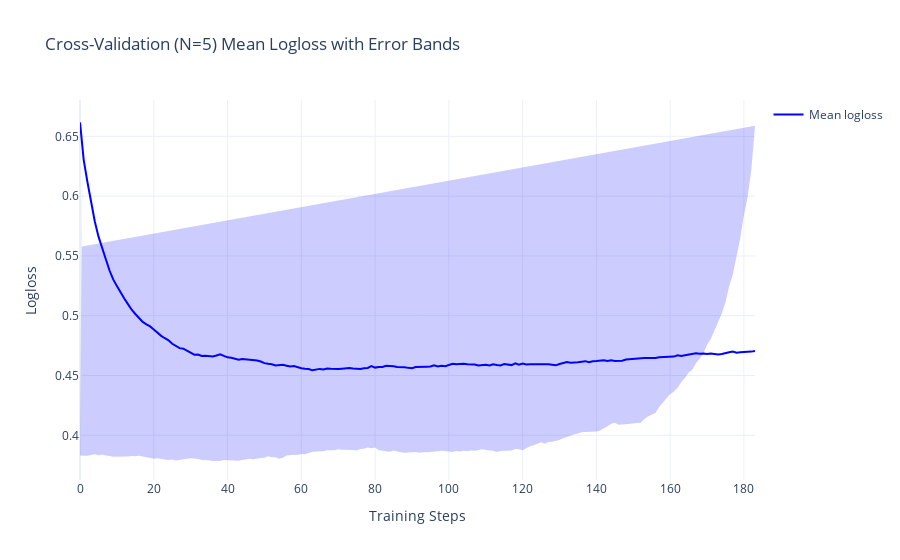
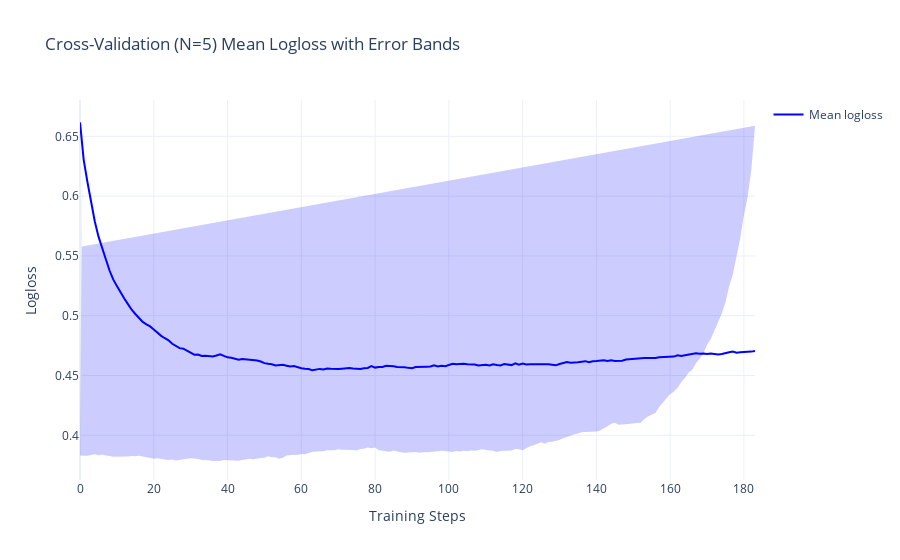

The notebook cell saved with these charts, in order:
### Code cell
plot_error_scatter(
    df_plot=cv_results,
    x="iterations",
    y="test-Logloss-mean",
    err="test-Logloss-std",
    name="Mean logloss",
    title="Cross-Validation (N=5) Mean Logloss with Error Bands",
    xtitle="Training Steps",
    ytitle="Logloss",
)

### Figure 1 — Plotly figure (JSON) as saved in the notebook; plotly's stock layout.template omitted (floating-point values rounded to 4 significant figures; data arrays with more than 128 entries replaced by an {"elided": "..."} marker saying what was removed)
{"data": [{"line": {"color": "blue"}, "mode": "lines", "name": "Mean logloss", "type": "scatter", "x": {"elided": "184 int values"}, "y": {"elided": "184 float values"}}, {"fill": "toself", "fillcolor": "rgba(0, 0, 255, 0.2)", "line": {"color": "rgba(255, 255, 255, 0)"}, "showlegend": false, "type": "scatter", "x": {"elided": "368 float values"}, "y": {"elided": "368 float values"}}], "layout": {"title": {"text": "Cross-Validation (N=5) Mean Logloss with Error Bands"}, "xaxis": {"title": {"text": "Training Steps"}}, "yaxis": {"title": {"text": "Logloss"}}}}

### Figure 2 — Plotly figure (JSON) as saved in the notebook; plotly's stock layout.template omitted (floating-point values rounded to 4 significant figures; data arrays with more than 128 entries replaced by an {"elided": "..."} marker saying what was removed)
{"data": [{"line": {"color": "blue"}, "mode": "lines", "name": "Mean logloss", "type": "scatter", "x": {"elided": "184 int values"}, "y": {"elided": "184 float values"}}, {"fill": "toself", "fillcolor": "rgba(0, 0, 255, 0.2)", "line": {"color": "rgba(255, 255, 255, 0)"}, "showlegend": false, "type": "scatter", "x": {"elided": "368 float values"}, "y": {"elided": "368 float values"}}], "layout": {"title": {"text": "Cross-Validation (N=5) Mean Logloss with Error Bands"}, "xaxis": {"title": {"text": "Training Steps"}}, "yaxis": {"title": {"text": "Logloss"}}}}
